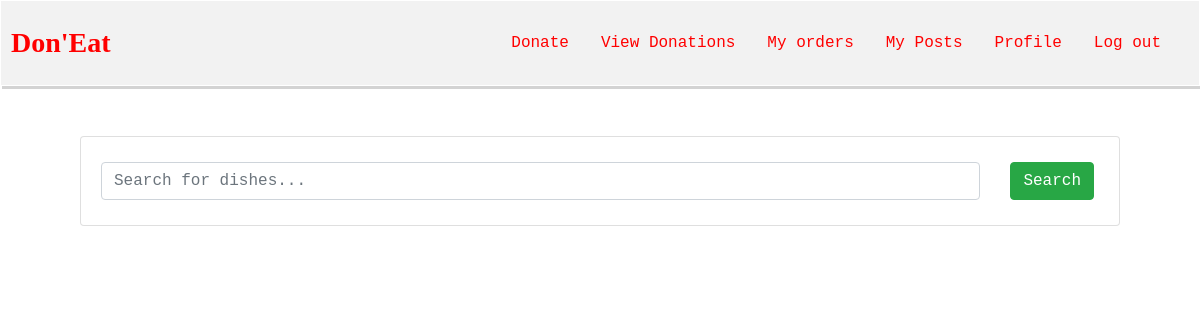
The app's page /index/ (signed in), older data.
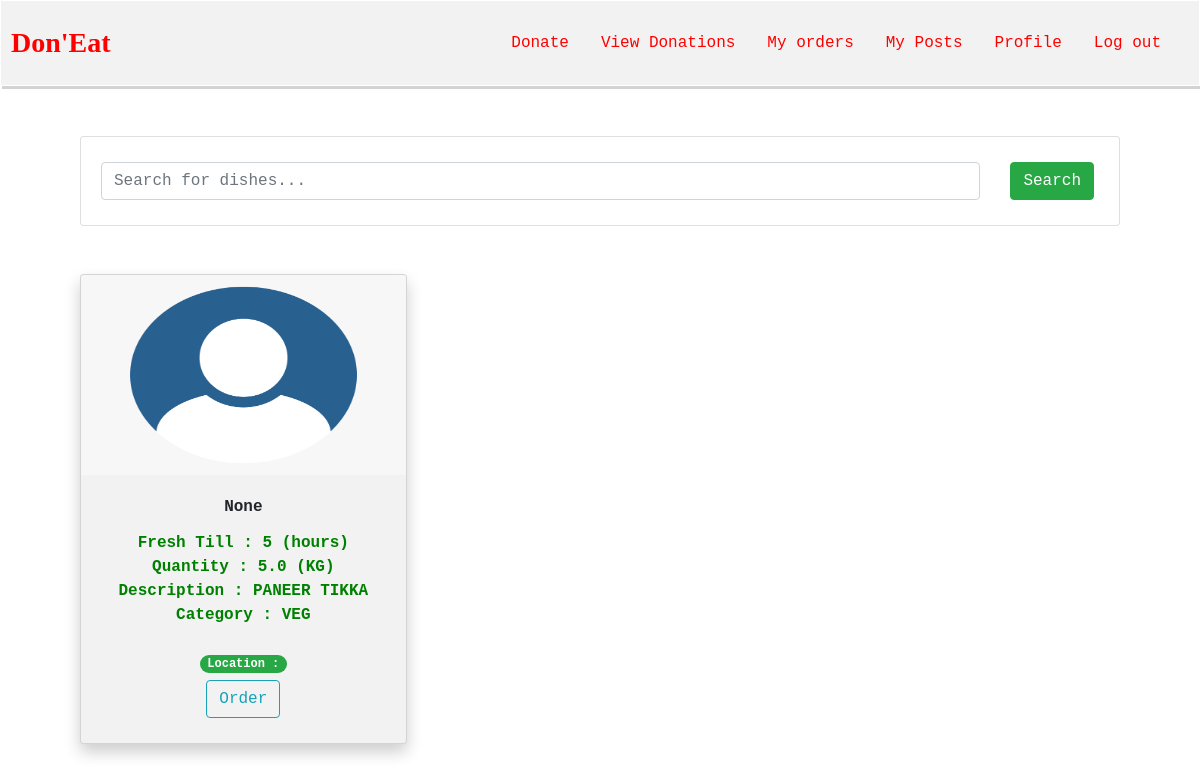
The same page, newer data.
### posts/models.py (models this page shows, shortened)
class Item(models.Model):
    posting_organization = models.ForeignKey(ProfileModel,on_delete=models.CASCADE,null=True,related_name = 'posting_organization')
    ordering_organization = models.ForeignKey(ProfileModel,on_delete=models.CASCADE,null=True,related_name = 'ordering_organization')
    isOrdered = models.BooleanField(default=False,null=True)
    isDelivered = models.BooleanField(default=False,null=True)
    isQualityOK = models.BooleanField(default=False,null=True)
    isQuantityOK = models.BooleanField(default=False,null=True)
    description = models.CharField(max_length=100)
    quantity = models.FloatField()
    category = models.CharField(choices=CATEGORY_CHOICES, default='VEG',null=True,max_length=100)
    image = models.ImageField(default='default.png',upload_to='profile_pics')
    freshTill = models.IntegerField(default=0)
    walletPublicAddress = models.CharField(max_length=50,null=True,default=0)
    deliveredBy = models.ForeignKey(ProfileModel,on_delete=models.CASCADE,null=True,related_name = 'deliveredBy')
    isChecked = models.BooleanField(default=False,null=True)

### posts/views.py (the view)
# urls.py: path('index/', posts_views.index, name='index'),
@login_required
def index(request):
    ob = ProfileModel.objects.get(user=request.user)
    role = ob.category
    item_objects = Item.objects.all()
    item_objects = item_objects.filter(isOrdered=False)
    '''#adding search functionality
    if item_name != '' and item_name is not None:
        item_objects = item_objects.filter(title__icontains=item_name)

    #adding pagination
    paginator = Paginator(item_objects,6)
    page = request.GET.get('page')
    item_objects = paginator.get_page(page)'''
    return render(request, 'posts/index.html', {'item_objects': item_objects,'role':role})

### posts/templates/posts/index.html (shortened to what this page needs)
{% extends 'posts/base.html' %}
{% block body %}
    <div class="container">
    <div class="row">
        <div class="col-md-12">
            <form class="card card-sm">
                <div class="card-body row no-gutters align-items-center">
                    <div style="padding-right: 25px;" class="col">
                        <input type="search" name="item_name" placeholder="Search for dishes..." class="form-control form-control-borderless">
                    </div>
                    <div class="col-auto">
                        <button class="btn btn-success" type="submit"> Search </button>
                    </div>
                </div>
            </form>
        </div>
    </div>
    <br> <br>
    <div class="row">
        {%  for item in item_objects %}
        <div class="col-md-6 col-sm-6 col-lg-4 col-xs-6">
            <div class="card index-card">
                <img height="200px" width="300px" src="{{ item.image.url }}" class="card-img-top">
                <div class="card-body">
                    <div id="name{{ item.id }}" class="card-title">
                        {{ item.posting_organization }}
                    </div>
                    <div class="card-text">
                        <span id="price{{ item.id }}">  Fresh Till : {{ item.freshTill }} (hours) </span> <br>
                        <span id="price{{ item.id }}">  Quantity : {{ item.quantity }} (KG)</span> <br>
                        <span id="price{{ item.id }}">  Description : {{ item.description }} </span> <br>
                        <span id="price{{ item.id }}">  Category : {{ item.category }} </span> <br>
                        <br>
                                    <span class="badge badge-pill badge-success"> Location : {{ item.posting_organization.location }} </span>
                    </div>
                    <a href="{% url 'view_donations' item.pk %}" class="btn btn-outline-info"> Order </a>
                </div>
            </div>
        <br>
        </div>
        {% endfor %}
    </div>
    </div>
{% endblock %}

Row changes from the older to the newer data that the page shows:
added Item: image (placeholder picture), posting_organization "None", freshTill "5", quantity "5.0", description "PANEER TIKKA", category "VEG"
